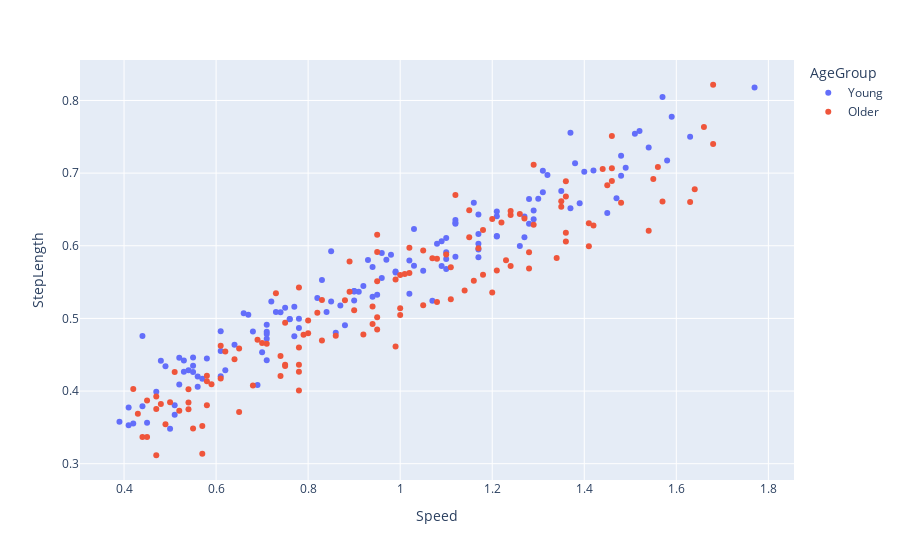

Notebook cell for this chart:
### Markdown cell above
### StepLength

### Code cell
def plots(df, x, y):
    """Scatter and line plots
    """
    fig = px.scatter(df, x=x, y=y, color='AgeGroup',
                     hover_data=['Subject', 'StepLength', 'Cadence', 'SpeedComf'])
    fig.show()

    grid = sns.lmplot(x=x, y=y, data=df, order=1, hue='Subject', col='AgeGroup',
                      ci=None, robust=False, scatter_kws={'alpha':.5}, line_kws={'alpha':.5},
                      facet_kws={'sharex':True, 'sharey':True}, fit_reg=True, legend=False,
                      height=4, aspect=1.5)
    grid.set(xticklabels=[])
    grid.set_xlabels('')
    plt.show()

    grid = sns.lmplot(x=x, y=y, data=df, order=1, col='AgeGroup', hue='AgeGroup',
                      ci=None, robust=False, scatter_kws={'alpha':.5}, line_kws={'alpha':.5},
                      facet_kws={'sharex':True, 'sharey':True}, fit_reg=True, legend=False,
                      height=4, aspect=1.5)
    grid.set_titles(col_template='')
    plt.show()


plots(df, x='Speed', y='StepLength')

### Figure 1 — Plotly figure (JSON) as saved in the notebook; plotly's stock layout.template omitted (floating-point values rounded to 4 significant figures; data arrays with more than 128 entries replaced by an {"elided": "..."} marker saying what was removed)
{"data": [{"customdata": {"elided": "132x3 float values"}, "hovertemplate": "AgeGroup=Young<br>Speed=%{x}<br>StepLength=%{y}<br>Subject=%{customdata[0]}<br>Cadence=%{customdata[1]}<br>SpeedComf=%{customdata[2]}<extra></extra>", "legendgroup": "Young", "marker": {"color": "#636efa", "symbol": "circle"}, "mode": "markers", "name": "Young", "orientation": "v", "showlegend": true, "type": "scatter", "x": {"elided": "132 float values"}, "xaxis": "x", "y": {"elided": "132 float values"}, "yaxis": "y"}, {"customdata": {"elided": "126x3 float values"}, "hovertemplate": "AgeGroup=Older<br>Speed=%{x}<br>StepLength=%{y}<br>Subject=%{customdata[0]}<br>Cadence=%{customdata[1]}<br>SpeedComf=%{customdata[2]}<extra></extra>", "legendgroup": "Older", "marker": {"color": "#EF553B", "symbol": "circle"}, "mode": "markers", "name": "Older", "orientation": "v", "showlegend": true, "type": "scatter", "x": [0.47, 0.64, 0.82, 0.99, 1.17, 1.35, 0.55, 0.75, 0.95, 1.16, 1.36, 1.57, 0.57, 0.78, 0.99, 1.2, 1.41, 1.63, 0.57, 0.78, 1.0, 1.21, 1.42, 1.64, 0.43, 0.59, 0.75, 0.92, 1.08, 1.24, 0.45, 0.61, 0.78, 0.95, 1.11, 1.28, 0.54, 0.75, 0.95, 1.15, 1.36, 1.56, 0.51, 0.7, 0.89, 1.08, 1.27, 1.46, 0.42, 0.48, 0.73, 0.89, 1.05, 1.2, 0.52, 0.71, 0.9, 1.1, 1.29, 1.48, 0.58, 0.8, 1.02, 1.24, 1.46, 1.68, 0.58, 0.8, 1.02, 1.24, 1.46, 1.68, 0.54, 0.74, 0.94, 1.14, 1.34, 1.54, 0.58, 0.79, 1.01, 1.22, 1.44, 1.66, 0.47, 0.65, 0.83, 1.0, 1.18, 1.36, 0.45, 0.62, 0.78, 0.95, 1.12, 1.29, 0.44, 0.61, 0.78, 0.94, 1.11, 1.28, 0.47, 0.65, 0.83, 1.0, 1.18, 1.36, 0.54, 0.74, 0.95, 1.15, 1.35, 1.55, 0.5, 0.69, 0.88, 1.07, 1.26, 1.45, 0.49, 0.68, 0.86, 1.05, 1.23, 1.41], "xaxis": "x", "y": [0.3753, 0.4438, 0.5078, 0.5535, 0.5965, 0.6537, 0.3485, 0.4361, 0.4847, 0.552, 0.6058, 0.6608, 0.3138, 0.4009, 0.4615, 0.5355, 0.5993, 0.6603, 0.3518, 0.4267, 0.5047, 0.5658, 0.6278, 0.6777, 0.3689, 0.4094, 0.4346, 0.4778, 0.5225, 0.572, 0.3368, 0.4625, 0.4599, 0.5017, 0.5263, 0.5688, 0.4024, 0.4939, 0.5915, 0.6489, 0.6887, 0.7083, 0.4263, 0.4663, 0.5366, 0.5823, 0.6377, 0.6892, 0.4029, 0.3822, 0.5345, 0.5783, 0.5935, 0.6367, 0.3729, 0.4651, 0.5112, 0.588, 0.6288, 0.6594, 0.3803, 0.4795, 0.5624, 0.6478, 0.7066, 0.7401, 0.4212, 0.4973, 0.5974, 0.6424, 0.751, 0.8216, 0.375, 0.4209, 0.4923, 0.5385, 0.5831, 0.6206, 0.4134, 0.4774, 0.561, 0.6319, 0.7056, 0.7635, 0.3925, 0.4586, 0.5253, 0.5599, 0.6216, 0.668, 0.387, 0.4545, 0.5424, 0.615, 0.67, 0.7115, 0.3368, 0.4171, 0.4362, 0.5163, 0.5704, 0.5912, 0.3117, 0.3711, 0.4696, 0.5138, 0.5602, 0.618, 0.3841, 0.4481, 0.5512, 0.6117, 0.6612, 0.6921, 0.3844, 0.4706, 0.5248, 0.5827, 0.6439, 0.6833, 0.3543, 0.4075, 0.4761, 0.5181, 0.58, 0.6311], "yaxis": "y"}], "layout": {"legend": {"title": {"text": "AgeGroup"}, "tracegroupgap": 0}, "margin": {"t": 60}, "xaxis": {"anchor": "y", "domain": [0, 1], "title": {"text": "Speed"}}, "yaxis": {"anchor": "x", "domain": [0, 1], "title": {"text": "StepLength"}}}}
